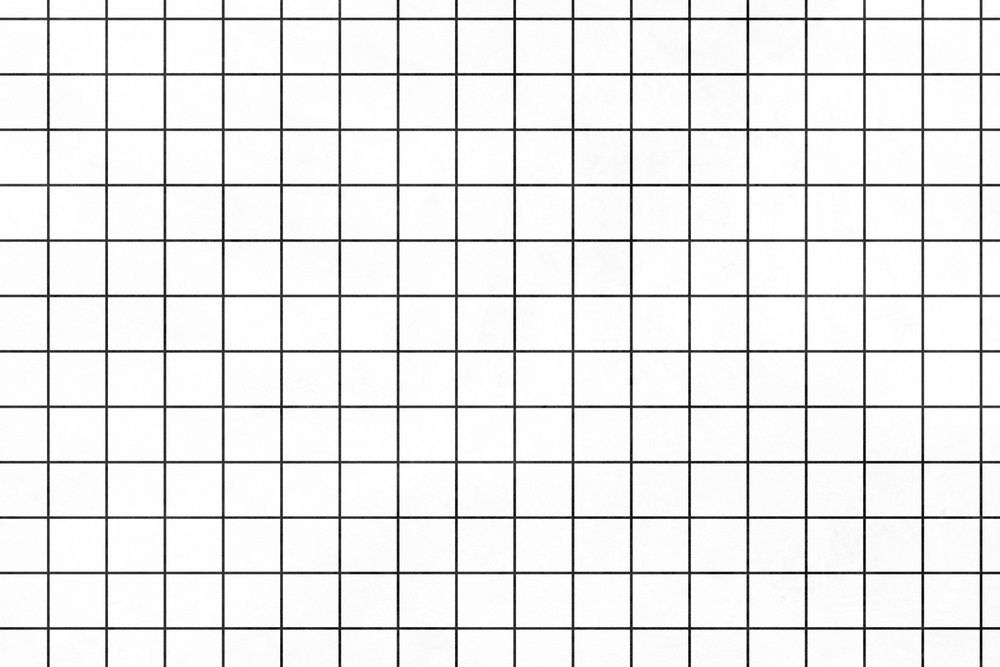
#> input picture matplotlib/Информационные файлы/Gird.jpg, 1000 x 667 px, shrunk from 2000 x 1334 before the run
$ python 'Mat11Закреп.py'
#> lines starting #> are read from the running program, lines starting #| are printed output that depends on the picture
import matplotlib.pyplot as plt
import numpy as np
from PIL import Image

fig = plt.figure(figsize=(7,4))
ax = fig.add_subplot()
x = np.arange(1,10)

I = np.array(Image.open('Информационные файлы/Gird.jpg'))
#> I is the input picture: shape (667, 1000, 3); mean R, G, B 234.1, 234.1, 234.1
plt.plot(x)
b = ax.imshow(I,alpha=0.7,cmap= 'plasma')
fig.colorbar(b)#Отображение цветовой карты

plt.show()
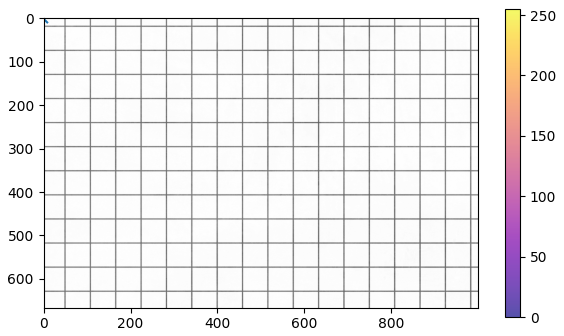
#> figure drawn by matplotlib, 2 panels
